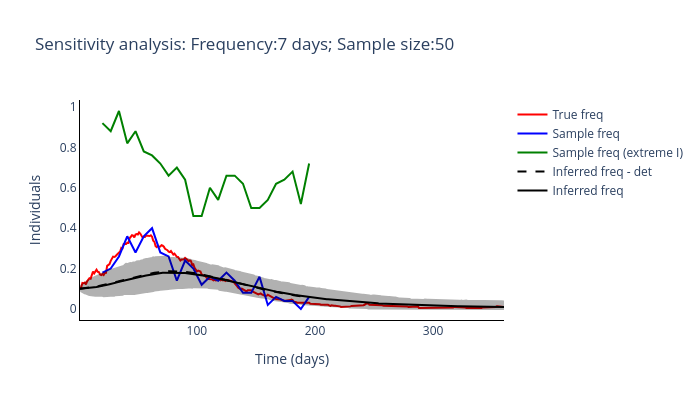

Here is the notebook cell this chart was saved with:
### Code cell
routine_run(freq_samplying_range[2], sample_size_range[3])

### Figure 1 — Plotly figure (JSON) as saved in the notebook; plotly's stock layout.template omitted (floating-point values rounded to 4 significant figures; data arrays with more than 128 entries replaced by an {"elided": "..."} marker saying what was removed)
{"data": [{"line": {"color": "red"}, "mode": "lines", "name": "True freq", "type": "scatter", "x": {"elided": "360 int values"}, "y": {"elided": "360 float values"}}, {"line": {"color": "blue"}, "mode": "lines", "name": "Sample freq", "type": "scatter", "x": [20, 27, 34, 41, 48, 55, 62, 69, 76, 83, 90, 97, 104, 111, 118, 125, 132, 139, 146, 153, 160, 167, 174, 181, 188, 195], "y": [0.18, 0.2, 0.26, 0.36, 0.28, 0.36, 0.4, 0.28, 0.26, 0.14, 0.24, 0.2, 0.12, 0.16, 0.14, 0.18, 0.14, 0.08, 0.08, 0.16, 0.02, 0.06, 0.04, 0.04, 0, 0.06]}, {"line": {"color": "green"}, "mode": "lines", "name": "Sample freq (extreme I)", "type": "scatter", "x": [20, 27, 34, 41, 48, 55, 62, 69, 76, 83, 90, 97, 104, 111, 118, 125, 132, 139, 146, 153, 160, 167, 174, 181, 188, 195], "y": [0.92, 0.88, 0.98, 0.82, 0.88, 0.78, 0.76, 0.72, 0.66, 0.7, 0.64, 0.46, 0.46, 0.6, 0.54, 0.66, 0.66, 0.62, 0.5, 0.5, 0.54, 0.62, 0.64, 0.68, 0.52, 0.72]}, {"line": {"color": "black", "dash": "dash"}, "mode": "lines", "name": "Inferred freq - det", "type": "scatter", "x": {"elided": "360 int values"}, "y": {"elided": "195 float values"}}, {"line": {"color": "black"}, "mode": "lines", "name": "Inferred freq", "type": "scatter", "x": {"elided": "360 int values"}, "y": {"elided": "360 float values"}}, {"fill": "toself", "fillcolor": "black", "line": {"color": "black"}, "mode": "lines", "name": "Inferred freq", "opacity": 0.3, "showlegend": false, "type": "scatter", "x": {"elided": "720 int values"}, "y": {"elided": "720 float values"}}], "layout": {"height": 400, "plot_bgcolor": "white", "title": {"text": "Sensitivity analysis: Frequency:7 days; Sample size:50"}, "width": 700, "xaxis": {"linecolor": "black", "title": {"text": "Time (days)"}}, "yaxis": {"linecolor": "black", "title": {"text": "Individuals"}}}}
